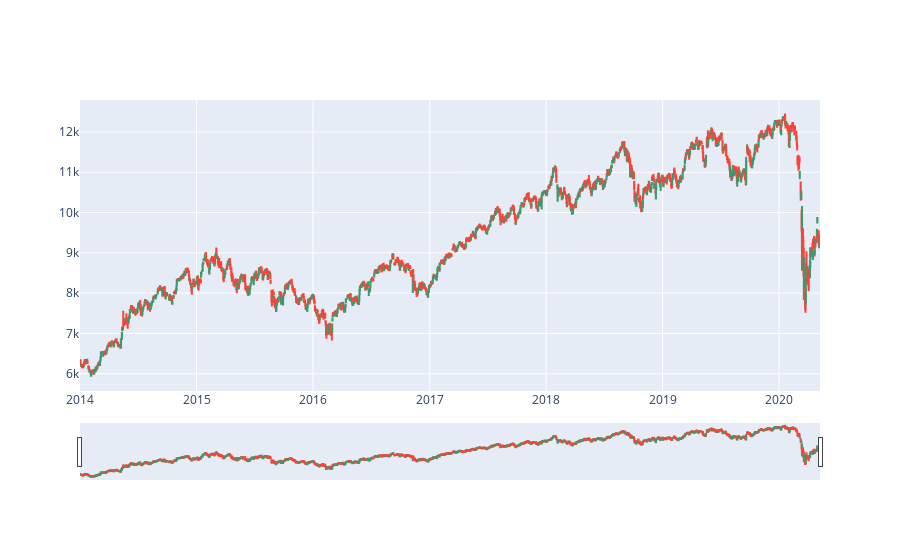

This figure's notebook cell:
### Code cell
df = nifty_50_2014
fig = go.Figure(data = [go.Candlestick(x=df['Date'], open = df['Open'], high = df['High'],
                low = df['Low'], close = df['Close'])])

fig.show()

### Figure 1 — Plotly figure (JSON) as saved in the notebook; plotly's stock layout.template omitted (floating-point values rounded to 4 significant figures; data arrays with more than 128 entries replaced by an {"elided": "..."} marker saying what was removed)
{"data": [{"close": {"elided": "1565 float values"}, "high": {"elided": "1565 float values"}, "low": {"elided": "1565 float values"}, "open": {"elided": "1565 float values"}, "type": "candlestick", "x": {"elided": "1565 str values"}}], "layout": {"autosize": true, "xaxis": {"autorange": true, "range": ["2013-12-31 12:00", "2020-05-08 12:00"], "rangeslider": {"autorange": true, "range": ["2013-12-31 12:00", "2020-05-08 12:00"], "yaxis": {"_template": null, "rangemode": "match"}}, "type": "date"}, "yaxis": {"autorange": true, "range": [5572.0, 12790.0]}}}
